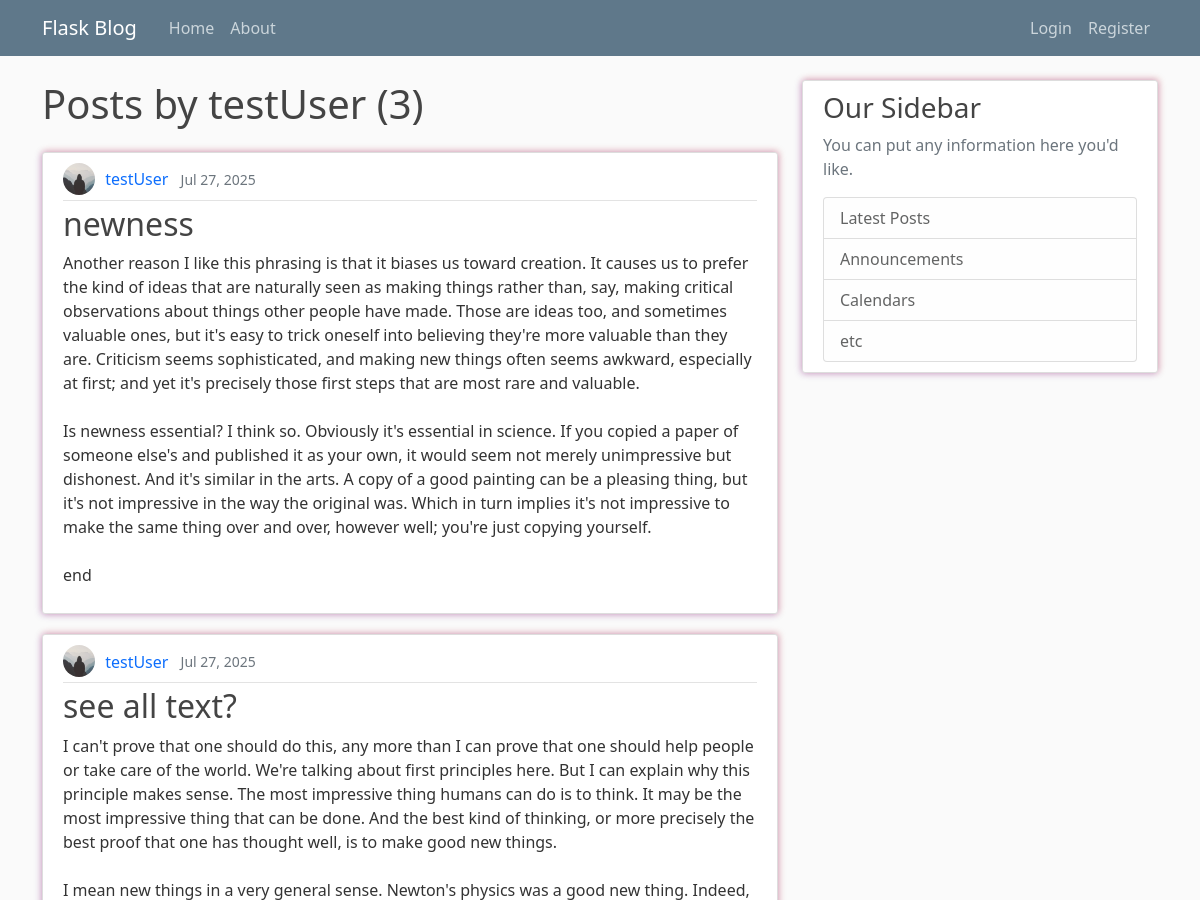
Page /user/testUser (upper part) on the earlier database version.
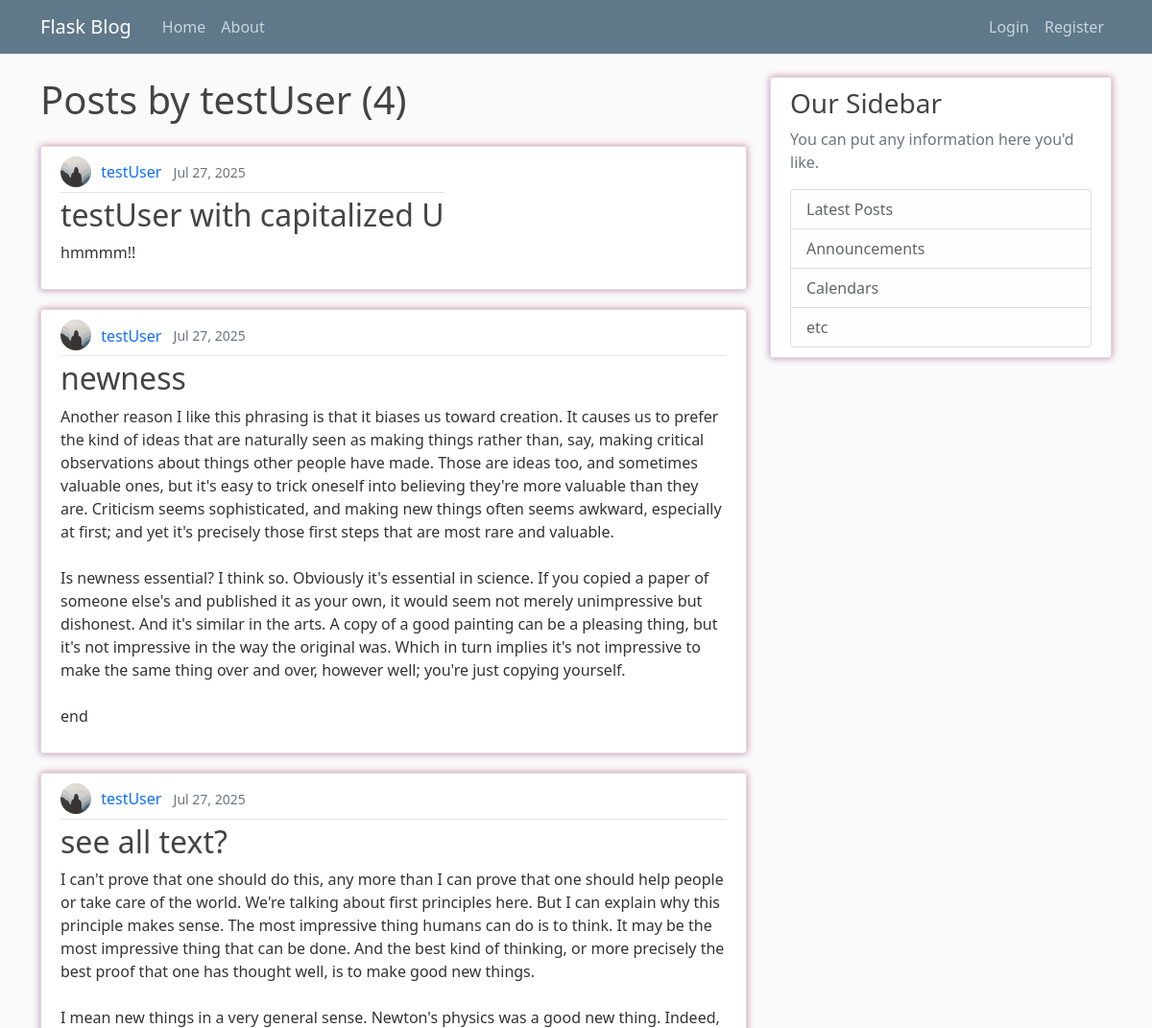
Same page on the later database version.
### flasknetwork/models.py (models this page shows, shortened)
class Post(db.Model):
    id = db.Column(db.Integer, primary_key=True)
    title = db.Column(db.String(100), nullable=False)
    date_posted = db.Column(db.DateTime, nullable=False, default=datetime.utcnow)
    content = db.Column(db.Text, nullable=False)
    user_id = db.Column(db.Integer, db.ForeignKey('user.id'), nullable=False)

class User(db.Model, UserMixin): # the *table* name is 'user' by default, not 'User'
    id = db.Column(db.Integer, primary_key=True)
    username = db.Column(db.String(20), unique=True, nullable=False)
    email = db.Column(db.String(120), unique=True, nullable=False)
    image_file = db.Column(db.String(20), nullable=False, default='default.jpg')
    password = db.Column(db.String(60), nullable=False)
    posts = db.relationship('Post', backref='author', lazy=True)

### flasknetwork/routes.py (the view)
@app.route('/user/<string:username>')
def user_posts(username):
    page=request.args.get('page', 1, type=int)
    user = User.query.filter_by(username=username).first_or_404()
    posts = Post.query.filter_by(author=user).order_by(Post.date_posted.desc()).paginate(page=page, per_page=5)
    return render_template('user_posts.html', posts=posts, user=user)

### flasknetwork/templates/user_posts.html (shortened to what this page needs)
{% extends "layout.html" %}
{% block content %}
    <h1 class="mb-4">Posts by {{ user.username }} ({{ posts.total }})</h1>
    {% for post in posts.items %}
        <article class="d-flex align-items-center content-section">
            <div>
                <div class="article-metadata">
                    <img class="rounded-circle article-img" src="{{ url_for('static', filename='profile_pics/' + post.author.image_file) }}" alt="{{ post.author.username }}'s profile picture">
                    <a class="me-2 author-link" href="{{ url_for('user_posts', username=post.author.username) }}">{{ post.author.username }}</a>
                    <small class="text-muted">{{ post.date_posted.strftime('%b %d, %Y') }}</small>
                </div>
                <h2>
                    <a class="article-title" href="{{ url_for('post', post_id=post.id) }}">{{ post.title }}</a>
                </h2>
                <p class="article-content">{{ post.content }}</p>
            </div>
        </article>
    {% endfor %}
{% endblock content %}

Differences in the rows shown:
added Post: image_file (placeholder picture), author.username "testUser", date_posted "Jul 27, 2025", title "testUser with capitalized U", content "hmmmm!!"
Other differences:
{{ posts.total }}: "3" → "4"
